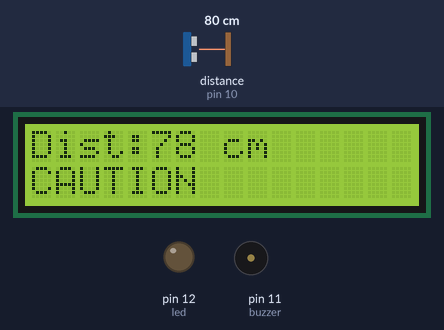
A sketch run on a simulated Arduino Uno, built with avr-gcc and run on an emulated ATmega328P. On the bench: 16×2 character LCD, output pins drawn as LEDs (lit = HIGH), buzzer (waves = sounding). Wiring (inferred from the names in the program): ultrasonic range finder: trigger pin 9; echo pin 10. The test bench sets the inputs (shaded band); at power-on: distance to the obstacle (sensor on pin 10) 80 cm. The echo pulse lasts 58.3 µs per cm; pins used as bus, display or sensor lines are not drawn.

Above: at 3.2 s.
3.3 s: distance to the obstacle (sensor on pin 10) set to 55 cm
At 3.54 s:
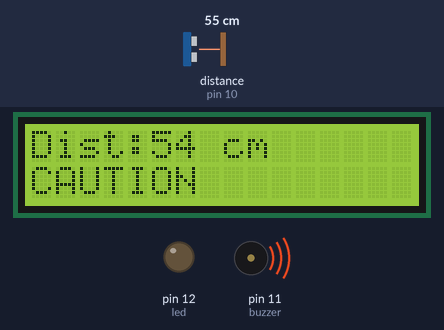
4.8 s: distance to the obstacle (sensor on pin 10) set to 46 cm
At 5.61 s:
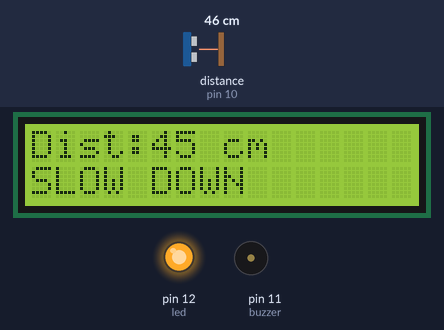
7.3 s: distance to the obstacle (sensor on pin 10) set to 24 cm
At 7.57 s:
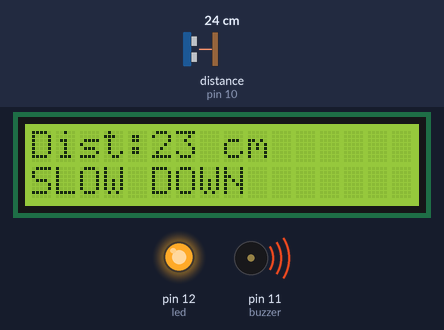
9.0 s: distance to the obstacle (sensor on pin 10) set to 20 cm
At 9.8 s:
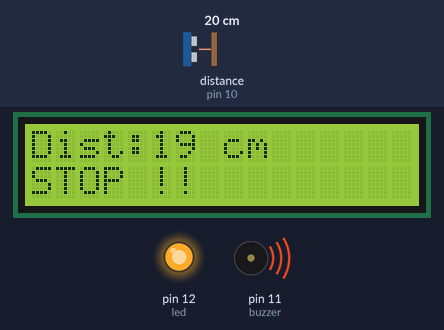
10.7 s: distance to the obstacle (sensor on pin 10) set to 103 cm
At 12.2 s:
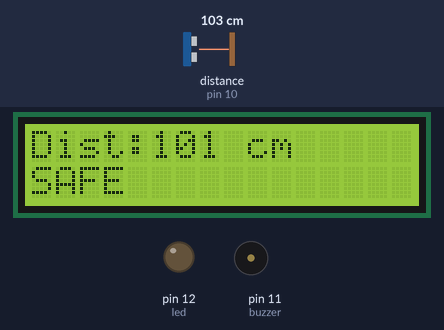
Timing chart, 0 to 13.3 s (numbered marks = the images above; inputs shaded):
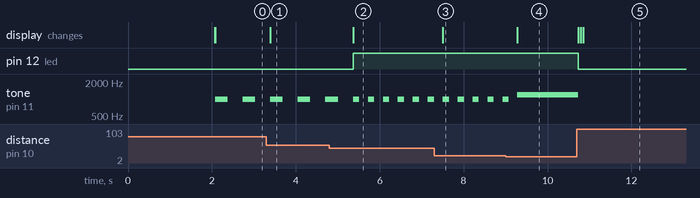

The sketch:

reverseparking.ino.ino
```cpp
#include <LiquidCrystal.h>

LiquidCrystal lcd(7, 6, 5, 4, 3, 2);

const int trigPin = 9;
const int echoPin = 10;

const int buzzer = 11;
const int led = 12;

long duration;
int distance;

void setup()
{
  lcd.begin(16,2);

  pinMode(trigPin,OUTPUT);
  pinMode(echoPin,INPUT);

  pinMode(buzzer,OUTPUT);
  pinMode(led,OUTPUT);

  lcd.print("Reverse Assist");
  delay(2000);
  lcd.clear();
}

void loop()
{
  digitalWrite(trigPin,LOW);
  delayMicroseconds(2);

  digitalWrite(trigPin,HIGH);
  delayMicroseconds(10);

  digitalWrite(trigPin,LOW);

  duration = pulseIn(echoPin,HIGH);

  distance = duration * 0.034 / 2;

  lcd.setCursor(0,0);
  lcd.print("Dist:");
  lcd.print(distance);
  lcd.print(" cm   ");

  if(distance > 100)
  {
    lcd.setCursor(0,1);
    lcd.print("SAFE         ");

    digitalWrite(led,LOW);
    noTone(buzzer);
  }

  else if(distance > 50)
  {
    lcd.setCursor(0,1);
    lcd.print("CAUTION      ");

    digitalWrite(led,LOW);

    tone(buzzer,1000);
    delay(300);
    noTone(buzzer);
    delay(300);
  }

  else if(distance > 20)
  {
    lcd.setCursor(0,1);
    lcd.print("SLOW DOWN    ");

    digitalWrite(led,HIGH);

    tone(buzzer,1000);
    delay(150);
    noTone(buzzer);
    delay(150);
  }

  else
  {
    lcd.setCursor(0,1);
    lcd.print("STOP !!      ");

    digitalWrite(led,HIGH);

    tone(buzzer,1200);
  }

  delay(50);
}
```

Measured:
- the behaviour switches between 52 and 51 cm on distance to the obstacle (sensor on pin 10) (found by bisection; images 1 and 2)
- the behaviour switches between 22 and 21 cm on distance to the obstacle (sensor on pin 10) (found by bisection; images 3 and 4)
- after the input at 3.3 s, the display: changes after 0.09 s (image 1)
- after the input at 4.8 s, pin 12 (led): LOW → HIGH after 0.56 s; the display: changes after 0.56 s (image 2)
- after the input at 7.3 s, the display: changes after 0.20 s (image 3)
- after the input at 9.0 s, the display: changes after 0.28 s (image 4)
- after the input at 10.7 s, pin 12 (led): HIGH → LOW at once; tone on pin 11 (buzzer): 1200 Hz → silent at once; the display: changes at once (image 5)
- by itself, tone on pin 11 (buzzer): repeats every 0.36 s: 1000 Hz 0.15 s, silent 0.21 s
